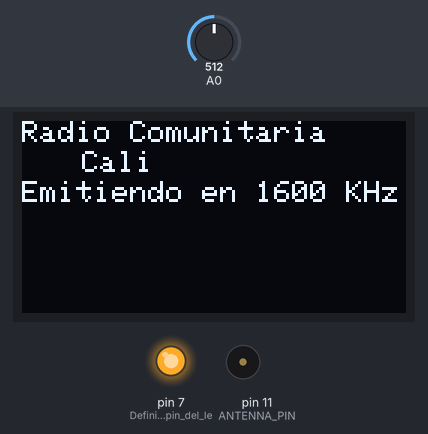
Bench run of a sketch on a simulated Arduino Uno, built with avr-gcc and run on an emulated ATmega328P. Parts: 128×64 one-colour display, output pins drawn as LEDs (lit = HIGH), buzzer (waves = sounding). The test bench sets the inputs (shaded band); at power-on: A0 = 512. The display library's start-up logo is not drawn; what the sketch prints to the serial monitor is not drawn.

Above: at 0.1 s.

The sketch:

transmitter_final1.ino
```cpp
////////////////////////////////////////////////////////////////////////////////////////////////////////////////////////////
////////////////////////////////////////////////////////////////////////////////////////////////////////////////////////////
//// Código para un prototipo de radio emisora en AM con Arduino.                              /////////////////////////////
//// Se ha adicionado un display OLED para dar un mensaje y mostrar la frecuencia de emisión.  /////////////////////////////
//// Se puede conectar un micrófono o directamente una fuente de sonido.                       /////////////////////////////
////                                                                                           /////////////////////////////
//// Elaborado por Christian David para Creatvra en el marco del proyecto .                    /////////////////////////////
////////////////////////////////////////////////////////////////////////////////////////////////////////////////////////////
////////////////////////////////////////////////////////////////////////////////////////////////////////////////////////////

//dar permisos desde Linux sudo chmod a+rw /dev/ttyACM0

///// Librerías para el display OLED //////////////////

#include <SPI.h>
#include <Wire.h>
#include <Adafruit_GFX.h>
#include <Adafruit_SSD1306.h>

//---------------------------------------------------------------

#define OLED_RESET 4
Adafruit_SSD1306 display(OLED_RESET);
#define NUMFLAKES 10
#define XPOS 0
#define YPOS 1
#define DELTAY 2
#define LOGO16_GLCD_HEIGHT 16
#define LOGO16_GLCD_WIDTH  16
static const unsigned char PROGMEM logo16_glcd_bmp[] =
{ B00000000, B11000000,
  B00000001, B11000000,
  B00000001, B11000000,
  B00000011, B11100000,
  B11110011, B11100000,
  B11111110, B11111000,
  B01111110, B11111111,
  B00110011, B10011111,
  B00011111, B11111100,
  B00001101, B01110000,
  B00011011, B10100000,
  B00111111, B11100000,
  B00111111, B11110000,
  B01111100, B11110000,
  B01110000, B01110000,
  B00000000, B00110000 };

//---------------------------------------------------------------


#define ANTENNA_PIN PB3 //Arduino Nano/Uno Pin D11

// the setup function runs once when you press reset or power the board
void setup() {
	Serial.begin(115200);

	//Secuencia para la generación de la frecuencia
	uint32_t fTransmit = 1600; //KHz -- Se ha escogido 1600 porque así emite en 1600. Cuando se escoge, por ejemplo, 600 emite en 615. La mayoría de dispositivos en Colombia saltan de 10 en 10.
	DDRB |= (1 << ANTENNA_PIN);
	TCCR2A = (0 << COM2A1) + (1 << COM2A0); //Toggle OC0A on Compare Match
	TCCR2A |= (1 << WGM21) + (0 << WGM20); //CTC
	TCCR2B = (0 << CS22) + (0 << CS21) + (1 << CS20); //No Prescaling
	OCR2A = F_CPU / (2000 * fTransmit) - 1;

	char strbuf[255];
	sprintf(strbuf, "Emitiendo en %d KHz", (F_CPU / (2 * (1 + OCR2A)) / 1000)); //Mensaje de confirmación.
	Serial.println(strbuf);

	//PWM Signal generation
	//TCCR1A |= (0 << WGM11) + (1 << WGM10);  //Fast PWM 8 Bit
	//TCCR1A |= (1 << WGM11) + (0 << WGM10);  //Fast PWM 9 Bit
	TCCR1A |= (1 << WGM11) + (1 << WGM10); //Fast PWM 10 Bit
	TCCR1B = (1 << WGM12);
	TCCR1B |= (0 << CS12) + (0 << CS11) + (1 << CS10); //No Prescaling
	TIMSK1 = (1 << OCIE1A) + (1 << TOIE1);

	//ADC Settings
	ADMUX = (1 << REFS1) + (1 << REFS0); //Reference internal 1.1V
	ADCSRA = (1 << ADEN) + (1 << ADSC) + (1 << ADATE); //Auto Trigger enable, free running
	ADCSRA |= (1 << ADPS2) + (1 << ADPS1) + (0 << ADPS0); //Divide by 64 -> 18.5k Sample rate
	DIDR0 = (1 << ADC0D);

  // Aspectos para el display OLED //
  display.begin(SSD1306_SWITCHCAPVCC, 0x3C);
  display.display();

  display.clearDisplay();
  display.setTextSize(1);
  display.setTextColor(WHITE);
  display.setCursor(0,0); // Fija la posición de la primera frase que aparece de arriba hacia abajo.
  display.println("Radio Comunitaria"); //Texto de la frase.
  display.setCursor(20,10);// Fija la posición de la continuación de la frase.
  display.println("Cali"); // Texto de la continuación.
  display.setCursor(0,20); // Fija la posición de la frase de confirmación.
  display.println(strbuf); // Texto de confirmación.

  display.display();

  pinMode(7, OUTPUT); // Definición del pin del led que indica que está emitiendo.
  digitalWrite(7, HIGH);
}

//Aspectos adicionales del código de emisión.
ISR(TIMER1_OVF_vect) {
	uint8_t adcl = ADCL;
	uint8_t adch = ADCH;
	OCR1A = (adch << 8) + adcl;
	DDRB |= (1 << ANTENNA_PIN);
}

ISR(TIMER1_COMPA_vect) {
	DDRB &= ~(1 << ANTENNA_PIN);
}

void loop() {
}
```
